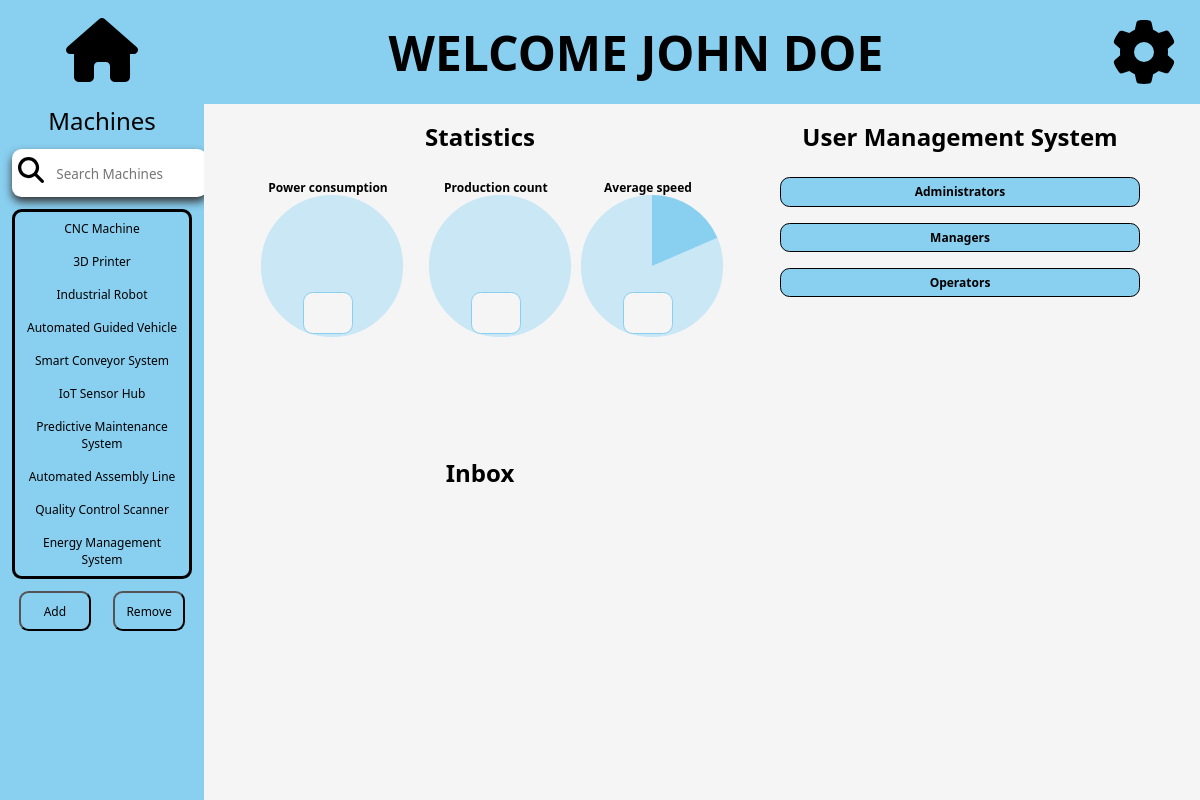
Page /Factory-Managers/Home-screen.php (signed in) on the committed database.
### tables this page shows
CREATE TABLE machine (
    id int NOT NULL AUTO_INCREMENT,
    name varchar(50) NOT NULL,
    img_address varchar(200),
    operator_id int,
    note varchar(200),
    ison bool,
    temperature decimal(4, 2),
    pressure decimal(4, 2),
    vibration decimal(3, 2),
    humidity decimal(4, 2),
    power_consumption decimal(5, 2),
    operational_status varchar(20),
    error_code char(4),
    production_count int(3),
    maintenance_log varchar(20),
    speed decimal(3, 2),
    PRIMARY KEY (id),
    FOREIGN KEY (operator_id) REFERENCES account(id)
);

### Factory-Managers/Home-screen.php (the view, shortened to what this page needs)
<!DOCTYPE html>
<html lang="en">
<head>
    <link rel="stylesheet" href="../Style/Skeleton.css">
    <link rel="stylesheet" href="../Style/Factory-Managers.css">
</head>
<header>
    <div id="home-icon-div">
        <a href="../Factory-Managers/Home-Screen.php?search-box=">
            <img src="../Style/Images/home-button.svg" alt="home button image" id="Home-icon">
        </a>
    </div>
    <div id="Welcome-message">
        <a href="../logout.php">
            <p>Welcome <?php session_start(); echo("$_SESSION[username]"); ?>
            </p>
        </a>
    </div>
    <div>
        <details id="settings-dropdown">
            <summary>
            <img src="../Style/Images/settings-cog.svg" alt="Settings cog" id="Settings-icon">
            </summary>
        </details>
    </div>
</header>
<body>
    <div id="Main-content">
        <aside>
            <div class="search-bar">
                <p id="search-bar-name">Machines</p>
                <form action="" method="GET">
                <input type="text" id="search-box" placeholder="Search Machines" name="search-box">
                </form>
            </div>
            <div id="machine-list">
                <form action="Edit-Machine.php" method="get" id="to-machine">
                <?php
                    require_once "../inc/dbconn.inc.php";
                        $name = "%" . htmlspecialchars($_GET["search-box"]) . "%";
                        $sql = "SELECT * FROM machine WHERE name LIKE ?";
                        $statement = mysqli_stmt_init($conn);
                        mysqli_stmt_prepare($statement, $sql);
                        mysqli_stmt_bind_param($statement, 's', $name);
                        if (mysqli_stmt_execute($statement)){
                            $result = mysqli_stmt_get_result($statement);
                            if (mysqli_num_rows($result) >= 1){
                                echo("<ul>");
                                while ($row = mysqli_fetch_assoc($result)){
                                    echo("<li><a href='Edit-Machine.php?machine=$row[id]&search-box='>$row[name]</a></li>");
                                }
                                echo("</ul>");
                            }
                        }
                    ?>
                </form>
            </div>
            <div id="add-remove-button">
                <button type="button" id="add-button">Add</button>
                <button type="button" id="remove-button">Remove</button>
            </div>
        </aside>
        <div id="stats">
            <h1>Statistics</h1>
            <div id="stats-container">
                <div class="machine-statistics">
                    <h2>Power consumption</h2>
                    <div class="chart-container">
                        <svg class="chart" viewBox="0 0 36 36">
                            <circle class="background" r="16" cx="18" cy="18"></circle>
                            <circle id="power-consumption-chart" class="foreground" r="16" cx="18" cy="18" stroke-dasharray="0 100" transform="rotate(-90 18 18)"></circle>
                        </svg>
                    </div>
                    <div class="display-stats">
                    </div>
                </div>
                <div class="machine-statistics">
                <h2>Production count</h2>
                    <div class="chart-container">
                        <svg class="chart" viewBox="0 0 36 36">
                            <circle class="background" r="16" cx="18" cy="18"></circle>
                            <circle id="production-count-chart" class="foreground" r="16" cx="18" cy="18" stroke-dasharray="0 100" transform="rotate(-90 18 18)"></circle>
                        </svg>
                    </div>
                    <div class="display-stats">
                    </div>
                </div>
                    <div class="machine-statistics">
                    <h2 class="h2-bottom">Average speed</h2>
                    <div class="chart-container">
                        <svg class="chart" viewBox="0 0 36 36">
                            <circle class="background" r="16" cx="18" cy="18"></circle>
                            <circle id="average-speed-chart" class="foreground" r="16" cx="18" cy="18" stroke-dasharray="18.55 100" transform="rotate(-90 18 18)"></circle>
                        </svg>
                    </div>
                    <div class="display-stats">
                    </div>
                </div>
            </div>
        </div>
        <div id="users">
            <h1>User Management System</h1>
            <details class="user-list" id="user-administrators">
                <summary>Administrators</summary>
            </details>
            <details class="user-list" id="user-managers">
                <summary>Managers</summary>
            </details>
            <details class="user-list" id="user-operators">
                <summary>Operators</summary>
            </details>
        </div>
        <div id="inbox">
            <h1>Inbox</h1>
        </div>
    </div>
</body>
</html>

### Style/Skeleton.css (style rules this page uses)
body { background-color: whitesmoke; margin: 0; padding: 0; }
header { width: 100vw; height: 13vh; background-color: #89CFF0; display: flex; justify-content: space-between; align-items: center; position: sticky; top: 0vh; z-index: 1000; }
#Welcome-message * { text-align: center; font-size: 4vw; text-decoration: none; color: black; margin: 0; }
#home-icon-div { position: relative; left: 5.5vw; }
#Home-icon { width: auto; height: 8vh; }
#Settings-icon { width: auto; height: 8vh; float: right; }
#settings-dropdown { display: flex; flex-direction: column; position: absolute; right: 1vw; top: 0.6vh; border: 0; border-radius: 0.8vw; background-color: #89CFF0; }
#settings-dropdown summary { display: block; margin: 0; padding: 0.8vw; }
aside { width: 15vw; background-color: #89CFF0; padding: 0 1vw 0 1vw; display: flex; flex-direction: column; align-items: flex-start; text-align: center; height: 87vh; overflow-y: auto; overflow-x: auto; float: left; }
#search-bar-name { font-size: 2vw; padding: 0; margin: 0 0 1vw 0; }
#search-box { padding: 1vh 10% 1vh 10%; border-radius: 0.8vw; border: 0.1vw; width: 88.5%; height: 4vh; box-shadow: 0 0.4vw 1vh #333; background-image: url(../Style/Images/magnifying-glass.svg); background-repeat: no-repeat; background-size: 2.2vw; background-position: 0.5vw 1vh; font-size: 1.18vw; align-items: center; }
#search-box::placeholder { font-size: 1.125vw; text-align: center; }
#Main-content { width: 100%; float: left; justify-content: space-between; }

### Style/Factory-Managers.css (style rules this page uses)
header * { font-family: 'Franklin Gothic Medium', 'Arial Narrow', Arial, sans-serif; text-transform: uppercase; font-weight: bold; }
body * { font-family: 'Segoe UI', Tahoma, Geneva, Verdana, sans-serif; }
h1 { text-align: center; }
h2 { text-align: center; }
ul { list-style-type: none; border-style: solid; border-radius: 0.8vw; overflow: hidden; font-size: 1vw; padding: 0; }
li { padding: 1vh 1vw 1vh 1vw; text-decoration: none; }
a { width: 100%; text-decoration: none; color: black; display: block; }
#to-machine ul { max-height: 60vh; overflow: auto; }
#users { display: flex; flex-direction: column; position: absolute; right: 5vw; width: 30vw; font-size: 1vw; }
.user-list { display: flex; flex-direction: column; right: 5vw; margin: 1vh 0 1vh 0; }
details { border: 0.1vw solid black; border-radius: 0.8vw; padding: 0.65vh 0.2vw 0.65vh 0.2vw; background-color: #89CFF0; }
summary { text-align: center; font-weight: bold; }
summary::marker { content: ""; }
#stats { display: flex; flex-direction: column; position: absolute; justify-content: center; left: 20vw; width: 40vw; max-height: 88vh; font-size: 1vw; }
#stats-container { position: relative; display: flex; justify-content: space-around; align-items: center; }
.machine-statistics h2 { display: flex; justify-content: center; font-size: 1vw; margin-bottom: 1.5vw; }
.machine-statistics { display: flex; flex-direction: column; align-items: center; height: auto; z-index: 1; }
.chart-container { top: 1.5vh; position: relative; width: 6vw; height: 6vw; }
.chart { height: 10vh; width: auto; }
svg { overflow: visible; }
.display-stats { width: 4vw; height: 5vh; background-color: whitesmoke; z-index: 100; text-align: center; border-radius: 0.8vw; border: #89CFF0 solid 0.1vw; margin-top: 0.5vw; font-size: 1vw; line-height: 0.5vh; }
#inbox { flex-direction: column; position: absolute; justify-content: center; left: 20vw; top: 55vh; width: 40vw; font-size: 1vw; }
#add-remove-button { text-align: center; width: 15vw; height: 5vh; }
#add-button { font-size: 1vw; border-radius: 0.8vw; text-decoration: none; background-color: #89CFF0; width: 40%; height: 5vh; margin: 0 10% 0 0; }
#remove-button { font-size: 1vw; border-radius: 0.8vw; text-decoration: none; background-color: #89CFF0; height: 5vh; width: 40%; }

### rows in the picture
machine: name "CNC Machine"
machine: name "3D Printer"
machine: name "Industrial Robot"
machine: name "Automated Guided Vehicle"
machine: name "Smart Conveyor System"
machine: name "IoT Sensor Hub"
machine: name "Predictive Maintenance System"
machine: name "Automated Assembly Line"
machine: name "Quality Control Scanner"
machine: name "Energy Management System"

### other values in the picture
$_SESSION[username] "JOHN DOE"
